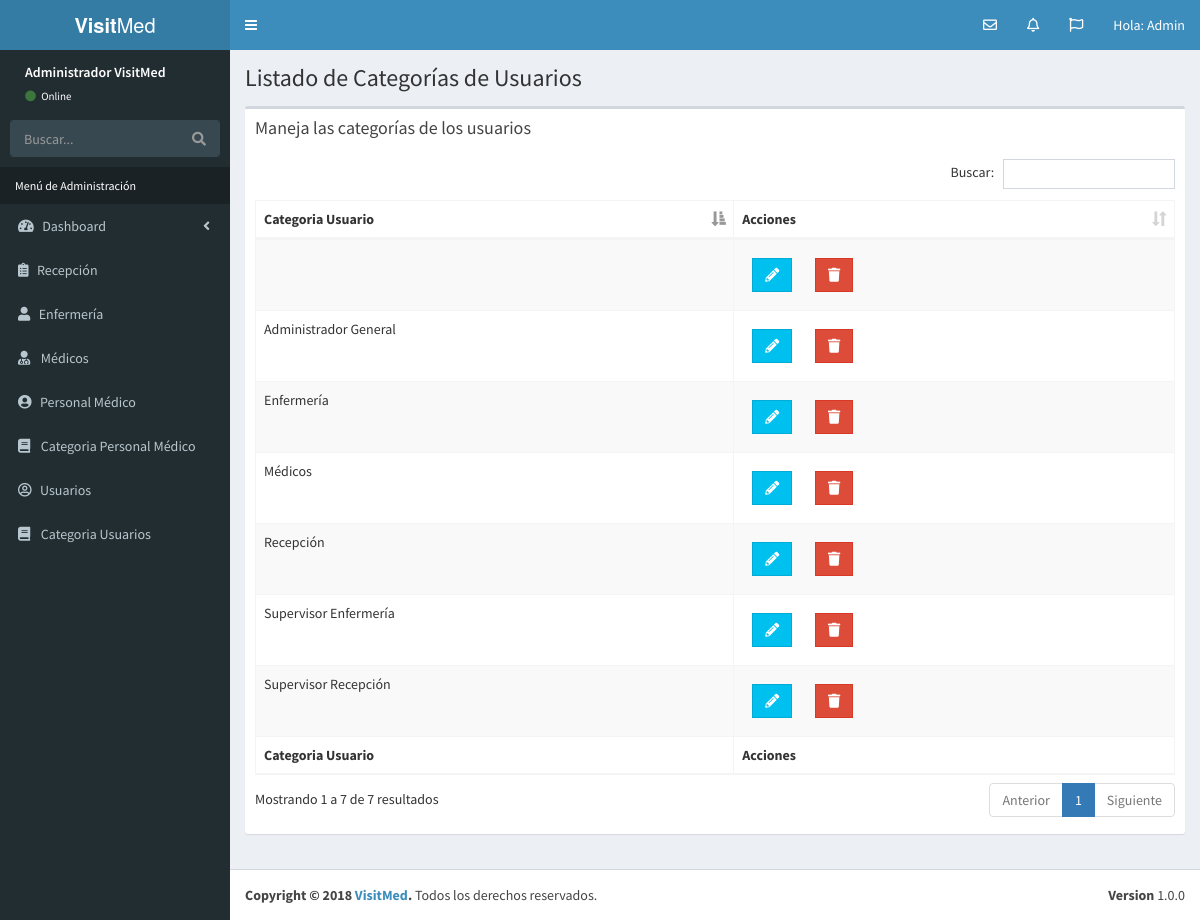
The page /lista_categoria_usuario.php (signed in) on the database as committed earlier.
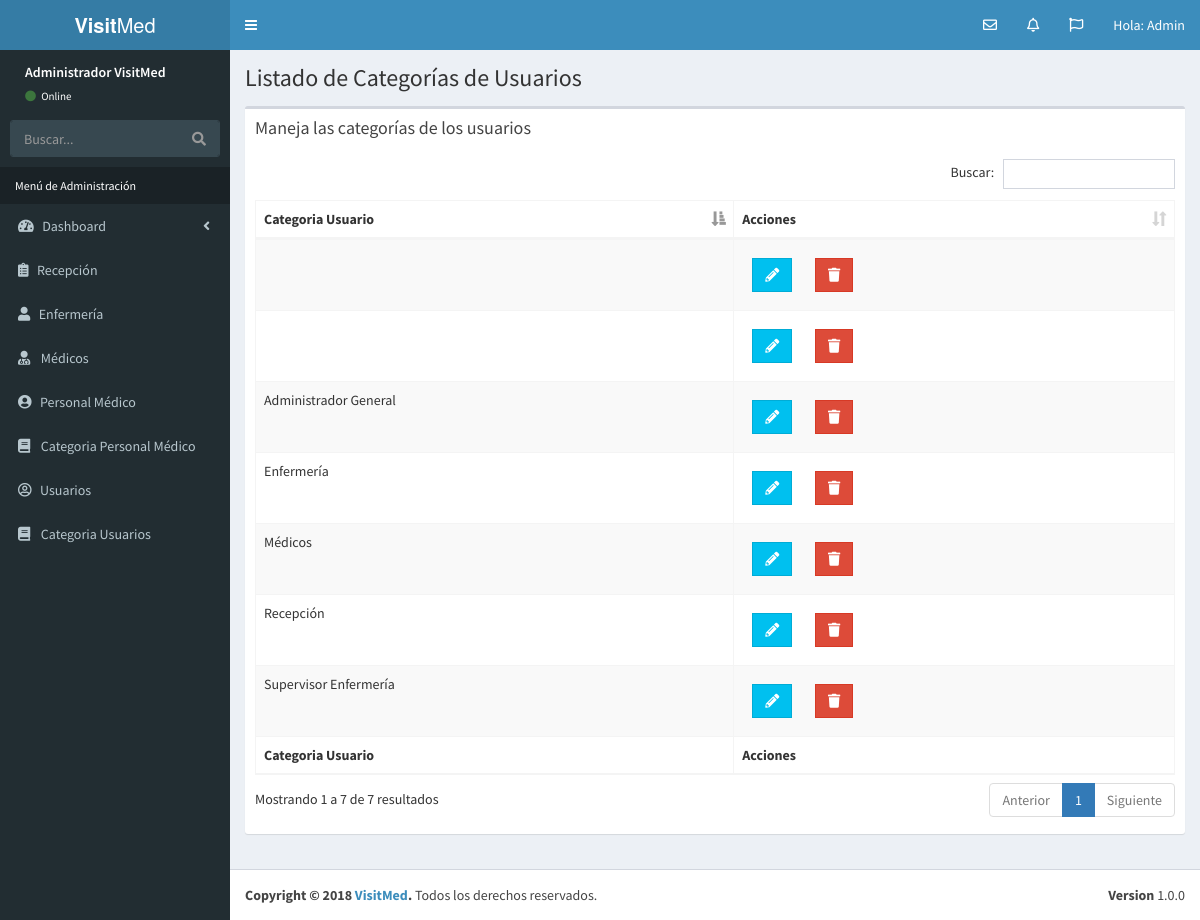
The same page on the database as committed later.
### tables this page shows
CREATE TABLE `categoria_usuario` (
  `id_categoria_usuario` tinyint(10) NOT NULL,
  `cat_usuario` varchar(50) NOT NULL,
  `editado` datetime NOT NULL
);

### lista_categoria_usuario.php (the view, shortened to what this page needs)
<?php
      include_once 'funciones/funciones.php';
      include_once 'templates/header.php';
      include_once 'templates/barra.php';
      include_once 'templates/navegacion.php';
?>
  <div class="content-wrapper">
    <section class="content-header">
          <h1>
            Listado de Categorías de Usuarios
          </h1>
    </section>
   <section class="content">
      <div class="row">
        <div class="col-xs-12">
          <div class="box">
            <div class="box-header">
              <h3 class="box-title">Maneja las categorías de los usuarios</h3>
            </div>
            <div class="box-body">
              <table id="registros" class="table table-bordered table-striped">
                <thead>
                <tr>
                  <th>Categoria Usuario</th>
                  <th>Acciones</th>
                </tr>
                </thead>
                <tbody>
                    <?php
                     try {
                        $sql = "SELECT * FROM categoria_usuario";
                        $resultado = $conn->query($sql);
                     } catch (Exception $e) {
                        $error = $e->getMessage();
                        echo $error;
                     }
                     while($categoria_usuario = $resultado->fetch_assoc() ) { ?>
                          <tr>
                              <td><?php echo $categoria_usuario['cat_usuario']; ?></td>
                              <td>
                                <a href="editar_categoria_usuario.php?id=<?php echo $categoria_usuario['id_categoria_usuario']; ?>" class="btn btn-info btn-flat margin ">
                                    <i class="fas fa-pencil-alt"></i>
                                </a>
                                <a href="#" data-id="<?php echo $categoria_usuario['id_categoria_usuario']; ?>" data-tipo="categoria_usuario" class="btn btn-danger btn-flat margin borrar_registro">
                                    <i class="fa fa-trash"></i>
                                </a>
                              </td>
                          </tr>
                     <?php } ?>
                </tbody>
                <tfoot>
                <tr>
                  <th>Categoria Usuario</th>
                  <th>Acciones</th>
                </tr>
                </tfoot>
              </table>
            </div>
          </div>
        </div>
      </div>
    </section>
  </div>
  <?php
        include_once 'templates/footer.php';
  ?>

Rows that differ between the two databases and show on the page:
changed categoria_usuario (number 4 of 7 on the later page): cat_usuario "Supervisor Recepción" → (not shown)
